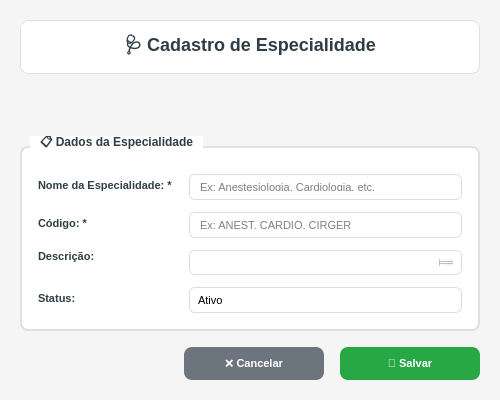
<?xml version="1.0" encoding="UTF-8"?>
<ui version="4.0">
 <class>SpecialtyAdminForm</class>
 <widget class="QDialog" name="SpecialtyAdminForm">
  <property name="geometry">
   <rect>
    <x>0</x>
    <y>0</y>
    <width>500</width>
    <height>400</height>
   </rect>
  </property>
  <property name="minimumSize">
   <size>
    <width>500</width>
    <height>400</height>
   </size>
  </property>
  <property name="windowTitle">
   <string>GEM - Cadastro de Especialidade</string>
  </property>
  <property name="windowIcon">
   <iconset>
    <normaloff>../../images/logo_hepp.png</normaloff>../../images/logo_hepp.png</iconset>
  </property>
  <property name="modal">
   <bool>true</bool>
  </property>
  <property name="styleSheet">
   <string notr="true">QDialog {
    background-color: #f5f5f5;
    font-family: 'Segoe UI';
}

QGroupBox {
    font-weight: bold;
    font-size: 12px;
    color: #2F3E46;
    border: 2px solid #e0e0e0;
    border-radius: 8px;
    margin-top: 10px;
    padding-top: 10px;
    background-color: white;
}

QGroupBox::title {
    subcontrol-origin: margin;
    left: 10px;
    padding: 0 8px 0 8px;
    background-color: white;
}

QLabel {
    color: #2F3E46;
    font-weight: bold;
    font-size: 11px;
}

QLineEdit {
    border: 1px solid #ddd;
    border-radius: 6px;
    padding: 8px;
    background-color: white;
    font-size: 11px;
    selection-background-color: #3D5A80;
}

QLineEdit:focus {
    border: 2px solid #3D5A80;
    background-color: #f8f9ff;
}

QTextEdit {
    border: 1px solid #ddd;
    border-radius: 6px;
    padding: 8px;
    background-color: white;
    font-size: 11px;
    selection-background-color: #3D5A80;
}

QTextEdit:focus {
    border: 2px solid #3D5A80;
    background-color: #f8f9ff;
}

QComboBox {
    border: 1px solid #ddd;
    border-radius: 6px;
    padding: 8px;
    background-color: white;
    font-size: 11px;
    selection-background-color: #3D5A80;
}

QComboBox:focus {
    border: 2px solid #3D5A80;
}

QComboBox::drop-down {
    border: none;
    width: 20px;
}

QComboBox::down-arrow {
    image: url();
    border: 1px solid #3D5A80;
    width: 8px;
    height: 8px;
    background-color: #3D5A80;
}

QPushButton {
    background-color: #3D5A80;
    color: white;
    border: none;
    border-radius: 8px;
    padding: 10px 20px;
    font-weight: bold;
    font-size: 11px;
    min-width: 100px;
}

QPushButton:hover {
    background-color: #2E4A66;
}

QPushButton:pressed {
    background-color: #1D3557;
}

QPushButton#btnSalvar {
    background-color: #28a745;
}

QPushButton#btnSalvar:hover {
    background-color: #218838;
}

QPushButton#btnSalvar:pressed {
    background-color: #1e7e34;
}

QPushButton#btnCancelar {
    background-color: #6c757d;
}

QPushButton#btnCancelar:hover {
    background-color: #5a6268;
}

QPushButton#btnCancelar:pressed {
    background-color: #4e555b;
}

QLabel#lblMensagem {
    padding: 8px;
    border-radius: 6px;
    font-weight: bold;
    font-size: 12px;
}

QLabel#lblMensagem[tipo="sucesso"] {
    background-color: #d4edda;
    color: #155724;
    border: 1px solid #c3e6cb;
}

QLabel#lblMensagem[tipo="erro"] {
    background-color: #f8d7da;
    color: #721c24;
    border: 1px solid #f5c6cb;
}

QLabel#lblMensagem[tipo="aviso"] {
    background-color: #fff3cd;
    color: #856404;
    border: 1px solid #ffeaa7;
}
</string>
  </property>
  <layout class="QVBoxLayout" name="mainLayout">
   <property name="spacing">
    <number>16</number>
   </property>
   <property name="leftMargin">
    <number>20</number>
   </property>
   <property name="topMargin">
    <number>20</number>
   </property>
   <property name="rightMargin">
    <number>20</number>
   </property>
   <property name="bottomMargin">
    <number>20</number>
   </property>
   <item>
    <widget class="QLabel" name="lblTitulo">
     <property name="text">
      <string>🩺 Cadastro de Especialidade</string>
     </property>
     <property name="styleSheet">
      <string notr="true">QLabel {
    font-size: 18px;
    font-weight: bold;
    color: #2F3E46;
    padding: 10px;
    background-color: white;
    border-radius: 8px;
    border: 1px solid #e0e0e0;
}</string>
     </property>
     <property name="alignment">
      <set>Qt::AlignCenter</set>
     </property>
    </widget>
   </item>
   <item>
    <widget class="QLabel" name="lblMensagem">
     <property name="objectName">
      <string>lblMensagem</string>
     </property>
     <property name="text">
      <string></string>
     </property>
     <property name="alignment">
      <set>Qt::AlignCenter</set>
     </property>
     <property name="visible">
      <bool>false</bool>
     </property>
    </widget>
   </item>
   <item>
    <widget class="QGroupBox" name="groupDadosEspecialidade">
     <property name="title">
      <string>📋 Dados da Especialidade</string>
     </property>
     <layout class="QFormLayout" name="formLayoutEspecialidade">
      <property name="horizontalSpacing">
       <number>16</number>
      </property>
      <property name="verticalSpacing">
       <number>12</number>
      </property>
      <property name="leftMargin">
       <number>16</number>
      </property>
      <property name="topMargin">
       <number>16</number>
      </property>
      <property name="rightMargin">
       <number>16</number>
      </property>
      <property name="bottomMargin">
       <number>16</number>
      </property>
      <item row="0" column="0">
       <widget class="QLabel" name="lblNome">
        <property name="text">
         <string>Nome da Especialidade: *</string>
        </property>
       </widget>
      </item>
      <item row="0" column="1">
       <widget class="QLineEdit" name="txtNome">
        <property name="placeholderText">
         <string>Ex: Anestesiologia, Cardiologia, etc.</string>
        </property>
        <property name="maxLength">
         <number>100</number>
        </property>
        <property name="clearButtonEnabled">
         <bool>true</bool>
        </property>
       </widget>
      </item>
      <item row="1" column="0">
       <widget class="QLabel" name="lblCodigo">
        <property name="text">
         <string>Código: *</string>
        </property>
       </widget>
      </item>
      <item row="1" column="1">
       <widget class="QLineEdit" name="txtCodigo">
        <property name="placeholderText">
         <string>Ex: ANEST, CARDIO, CIRGER</string>
        </property>
        <property name="maxLength">
         <number>10</number>
        </property>
        <property name="clearButtonEnabled">
         <bool>true</bool>
        </property>
       </widget>
      </item>
      <item row="2" column="0">
       <widget class="QLabel" name="lblDescricao">
        <property name="text">
         <string>Descrição:</string>
        </property>
        <property name="alignment">
         <set>Qt::AlignLeading|Qt::AlignLeft|Qt::AlignTop</set>
        </property>
       </widget>
      </item>
      <item row="2" column="1">
       <widget class="QTextEdit" name="txtDescricao">
        <property name="maximumSize">
         <size>
          <width>16777215</width>
          <height>80</height>
         </size>
        </property>
        <property name="placeholderText">
         <string>Descrição detalhada da especialidade (opcional)</string>
        </property>
       </widget>
      </item>
      <item row="3" column="0">
       <widget class="QLabel" name="lblStatus">
        <property name="text">
         <string>Status:</string>
        </property>
       </widget>
      </item>
      <item row="3" column="1">
       <widget class="QComboBox" name="cmbStatus">
        <property name="editable">
         <bool>false</bool>
        </property>
        <property name="currentIndex">
         <number>1</number>
        </property>
        <item>
         <property name="text">
          <string>Inativo</string>
         </property>
        </item>
        <item>
         <property name="text">
          <string>Ativo</string>
         </property>
        </item>
       </widget>
      </item>
     </layout>
    </widget>
   </item>
   <item>
    <spacer name="verticalSpacer">
     <property name="orientation">
      <enum>Qt::Vertical</enum>
     </property>
     <property name="sizeHint" stdset="0">
      <size>
       <width>20</width>
       <height>40</height>
      </size>
     </property>
    </spacer>
   </item>
   <item>
    <layout class="QHBoxLayout" name="buttonsLayout">
     <property name="spacing">
      <number>16</number>
     </property>
     <item>
      <spacer name="horizontalSpacer">
       <property name="orientation">
        <enum>Qt::Horizontal</enum>
       </property>
       <property name="sizeHint" stdset="0">
        <size>
         <width>40</width>
         <height>20</height>
        </size>
       </property>
      </spacer>
     </item>
     <item>
      <widget class="QPushButton" name="btnCancelar">
       <property name="text">
        <string>❌ Cancelar</string>
       </property>
       <property name="shortcut">
        <string>Esc</string>
       </property>
      </widget>
     </item>
     <item>
      <widget class="QPushButton" name="btnSalvar">
       <property name="text">
        <string>💾 Salvar</string>
       </property>
       <property name="default">
        <bool>true</bool>
       </property>
       <property name="shortcut">
        <string>Ctrl+S</string>
       </property>
      </widget>
     </item>
    </layout>
   </item>
  </layout>
 </widget>
 <tabstops>
  <tabstop>txtNome</tabstop>
  <tabstop>txtCodigo</tabstop>
  <tabstop>txtDescricao</tabstop>
  <tabstop>cmbStatus</tabstop>
  <tabstop>btnSalvar</tabstop>
  <tabstop>btnCancelar</tabstop>
 </tabstops>
 <resources/>
 <connections/>
</ui>
